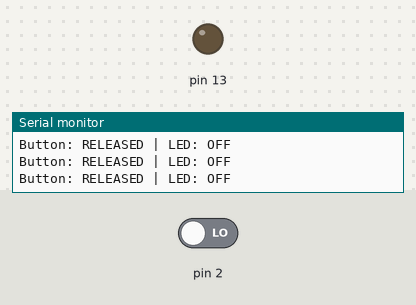
The sketch below on a simulated Arduino Uno, built with avr-gcc and run on an emulated ATmega328P. Parts: output pins drawn as LEDs (lit = HIGH), the last lines printed to the serial monitor. Inputs (shaded band) come from the test bench; at power-on: pin 2 LOW.

Above: at 1.2 s.
1.3 s: pin 2 driven HIGH
At 2.6 s:
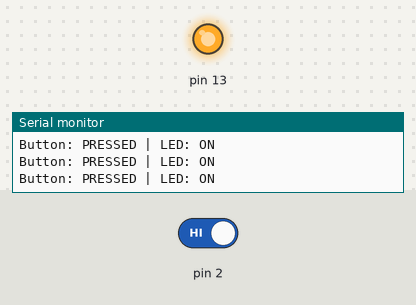
2.9 s: pin 2 driven LOW
At 4.0 s:
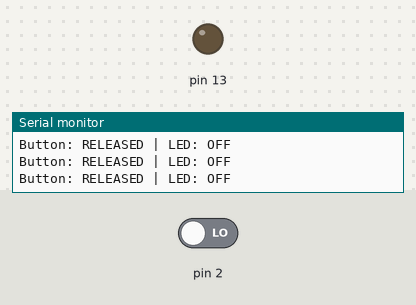
Timing chart, 0 to 5.9 s (numbered marks = the images above; inputs shaded):
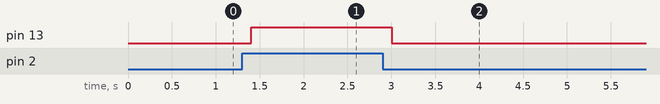

The sketch:

it303_setup_guide_student_docx1.ino
```cpp
void setup() {
  pinMode(2, INPUT);
  pinMode(13, OUTPUT);

  digitalWrite(13, LOW);

  Serial.begin(9600);
}

void loop() {
  int buttonState = digitalRead(2);

  if (buttonState == HIGH) {
    digitalWrite(13, HIGH);
    Serial.println("Button: PRESSED | LED: ON");
  }
  else {
    digitalWrite(13, LOW);
    Serial.println("Button: RELEASED | LED: OFF");
  }

  delay(200);
}
```

Measured:
- after the input at 1.3 s, pin 13: LOW → HIGH after 0.10 s
- after the input at 2.9 s, pin 13: HIGH → LOW after 0.10 s
